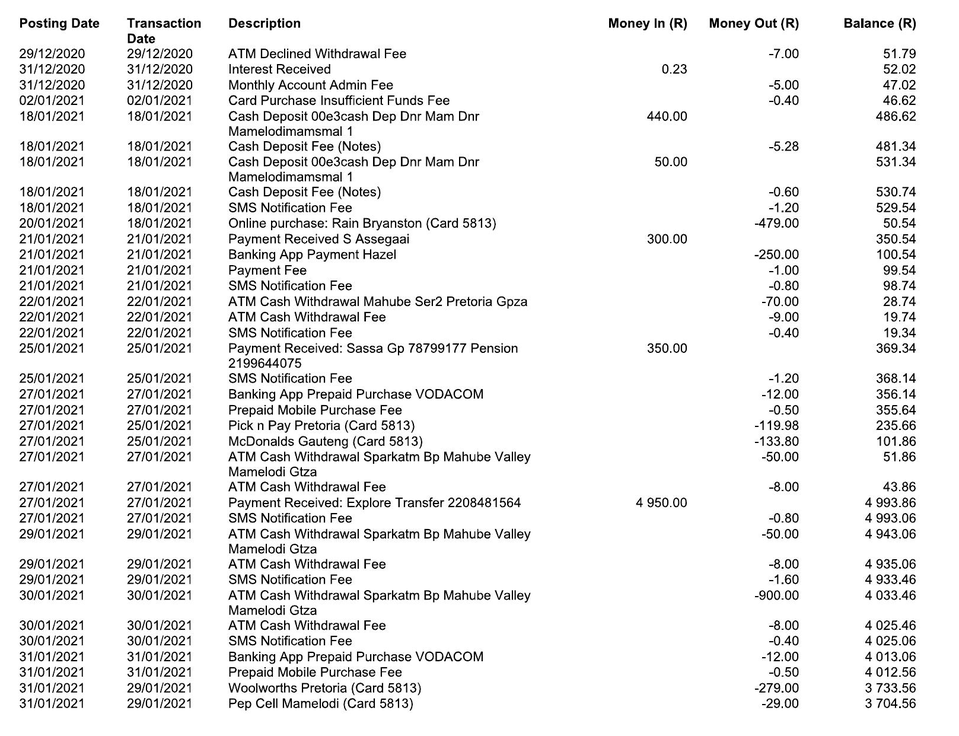
#> input picture Step_2/2.3 Bank_Statement_Analyses/cropped.png, 959 x 736 px, shrunk from 1617 x 1241 before the run
$ jupyter execute --allow-errors extract.ipynb
#> lines starting #> are read from the running program, lines starting #| are printed output that depends on the picture; after the words box and inside, x2 and y2 are one past the last pixel; in counts of white or black regions, pixels touching at a corner belong together
### __1.Importing Libraries__

[cell 1]
#importing the libraries
import cv2
import numpy as np
import pytesseract as tess
tess.pytesseract.tesseract_cmd = r'C:\Program Files\Tesseract-OCR\tesseract.exe'
import matplotlib.pyplot as plt
import pandas as pd
from PIL import Image

[cell 2]
#Creating On Big Function

def Read_statement(image):
    #1.Create a function that wwill return a threshold image and the value
#> called with image = 'cropped.png'
    def extract_data(img):
        gray = cv2.cvtColor(img, cv2.COLOR_BGR2GRAY)
        threshed = cv2.adaptiveThreshold(gray,255, cv2.ADAPTIVE_THRESH_MEAN_C,cv2.THRESH_BINARY,11,17)
        text1 = tess.image_to_data(threshed,output_type='data.frame')
        text2 = tess.image_to_string(threshed)
        text = text1[text1.conf != -1]
        return text2

    #2.Implement the function
    img = cv2.imread(image)
#> img is the input picture: shape (736, 959, 3); min 0, max 255, mean 236.4
    txt_value = extract_data(img)
#> in extract_data, `threshed = cv2.adaptiveThreshold(gray,255, cv2.ADAPTIVE_THRESH_MEAN_C,..`:
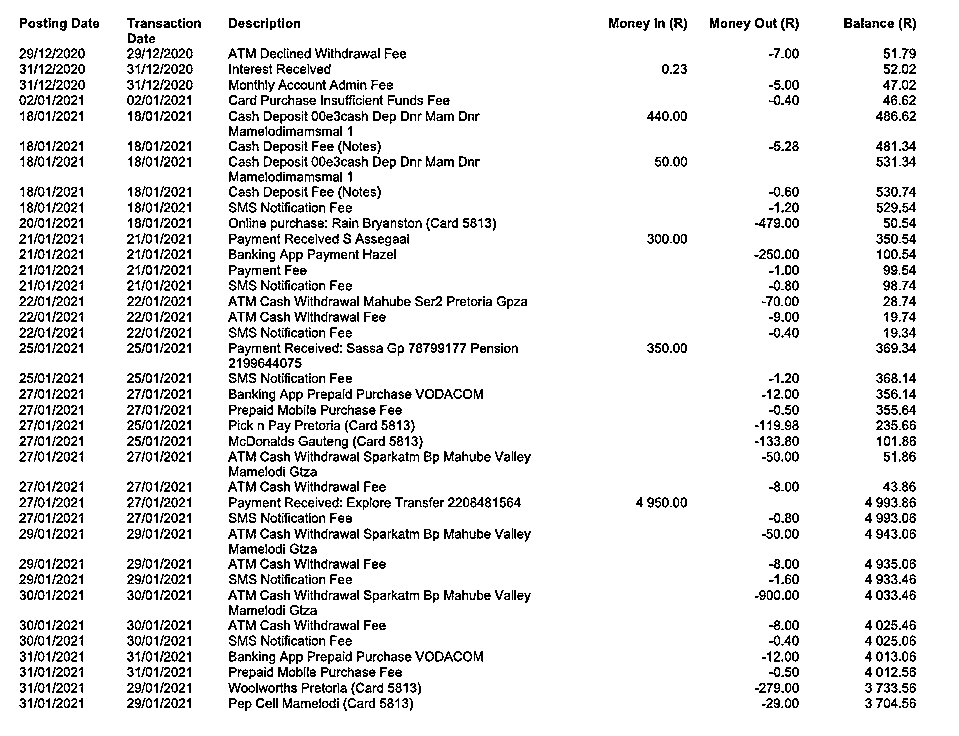
#> threshed: shape (736, 959); 90.6% white; black in thin lines or dots, all inside (x1, y1, x2, y2) = (19, 18, 916, 711)
    arrValue = txt_value.split("\n")

    #3.Finding Posting Date
    index_Posting = 0
    for x in arrValue :
        index_Posting +=1
        # find Posting Date
        if x =="Posting Date" :
            break

    #4.Finding Transaction
    index_transaction = 0
    for x in arrValue :
        index_transaction +=1
        # find Posting Date
        if x =="Transaction" :
            break

    #5.Create a list that copies from Posting Date to transaction Date
    Posting_list = arrValue[index_Posting: index_transaction-1]
    Posting_list_copy = Posting_list
    """We are going to a copy because we will need the orginal format of the list
    to make more manipulation"""
    #getiing rid of empty spaces
    Posting_list_copy = [x for x in Posting_list_copy if x]

    #6.Extracting Transaction Date
    index_description = 0
    for x in arrValue :
        index_description +=1
        # find Posting Date
        if x =="Description" :
            break

    #7.Finding Money In
    index_MoneyIn = 0

    for x in arrValue :
        index_MoneyIn +=1

        # find Posting Date
        if x =="Money In (R)" :
            break

    #8.Create a list that copies from transactio Date to Description
    transaction_list = arrValue[index_transaction+1:index_description-2]

    #9.Getiing rid of empty spaces
    transaction_list = [x for x in transaction_list if x]
    len(transaction_list)

    #10.Extracting description
    description_list = arrValue[index_description:index_MoneyIn-1]

    #11.Getiing rid of empty spaces
    description_list = [x for x in description_list if x]

    #12.Delete the first character
    Posting_list.pop(0)

    #13.Try to identify the indices spaces below them
    counter = 0
    new_line_position = []

    for x in Posting_list :
        counter +=1
        # find Posting Date
        if x =="" :
            new_line_position.append(counter)

    #14.Deleting additional values
    new_list = []
    for x in new_line_position :
        for y, item in enumerate(description_list):

            if x == y :
                new_list.append(description_list[y-1])

    #15.Remove duplicates
    new_list = list(dict.fromkeys(new_list))
    #y is going to the counter in our loop
    for x in new_list :
        counter += 1
        for y, z in enumerate(description_list):
            if x == z :
                description_list[y-1] =  description_list[y-1] +" " + description_list[y]
                description_list[y] = ""

    #16.Getiing rid of empty spaces
    description_list = [x for x in description_list if x]

    #17.Create database
    dict_columns = {
    "Posting_list" : Posting_list_copy,
    "Transaction_Date": transaction_list,
    "Description": description_list
    }

    # Create dataframe
    df_statement = pd.DataFrame(dict_columns)
    df_statement

    return df_statement

#> (the rest of this cell did not finish here and is left out)
